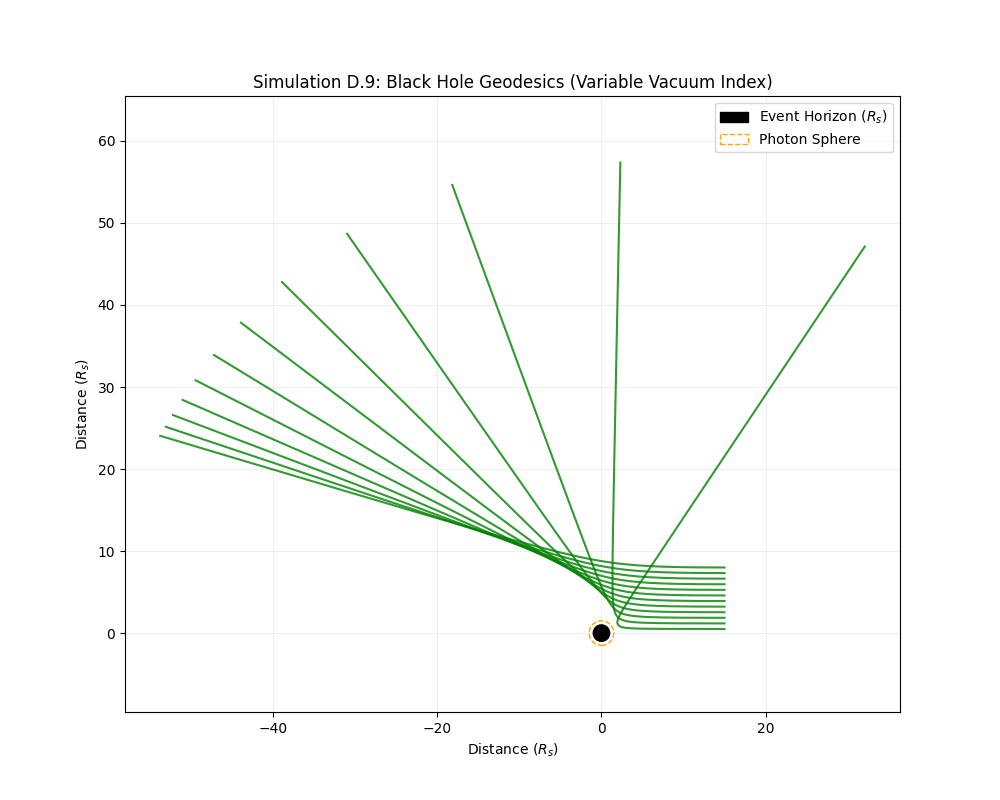

Write Python code to recreate this figure.
import numpy as np
import matplotlib.pyplot as plt

def simulate_black_hole_lensing():
    print("Initializing Schwarzschild Lattice...")
    
    # 1. Setup Space
    # Range: -20 to 20 Schwarzschild Radii (Rs)
    L = 20.0 
    
    # 2. The Black Hole (Event Horizon at Rs = 1.0)
    Rs = 1.0 
    
    # Define Refractive Index Function n(r)
    # n(r) = 1 / (1 - Rs/r) is the exact Schwarzschild optical density
    # As r -> Rs, n -> Infinity (Light stops)
    def get_n(x, y):
        r = np.sqrt(x**2 + y**2)
        if r < Rs + 0.1: return 50.0 # Clamp near horizon to avoid Infinity
        return 1.0 / (1.0 - Rs/r)

    # Gradient of n (The "Force" pulling the photon)
    def get_grad_n(x, y):
        r = np.sqrt(x**2 + y**2)
        if r < Rs + 0.2: return 0, 0
        
        # Analytic gradient of n = 1/(1-1/r)
        # dn/dr = -1 / (r-1)^2
        dn_dr = -1.0 / ((r - Rs)**2) 
        
        # Components
        nx = dn_dr * (x/r)
        ny = dn_dr * (y/r)
        return nx, ny

    # 3. Launch Photons (A Beam)
    # Launch 10 photons at different impact parameters (y-heights)
    photons_y = np.linspace(0.5, 8.0, 12)
    start_x = 15.0 # Start far right
    
    dt = 0.05
    steps = 1500
    
    plt.figure(figsize=(10, 8))
    
    print(f"Tracing {len(photons_y)} Photon Geodesics...")
    
    for y_init in photons_y:
        px, py = start_x, y_init
        
        # Initial Velocity (Moving Left at c=1)
        # We normalize speed to local c/n
        n_local = get_n(px, py)
        v = 1.0 / n_local
        vx, vy = -v, 0.0 
        
        traj_x, traj_y = [px], [py]
        captured = False
        
        for t in range(steps):
            r_sq = px**2 + py**2
            
            # Event Horizon Check
            if r_sq < Rs**2 + 0.1:
                captured = True
                break
                
            # Update Velocity (Snell's Law / Optical Geodesic Equation)
            # Acceleration is proportional to Gradient of Index
            # F = grad(n)
            gx, gy = get_grad_n(px, py)
            
            # This 'force' turns the velocity vector toward higher n
            vx += -gx * dt 
            vy += -gy * dt
            
            # Renormalize speed (Speed of light must be 1/n)
            # This ensures we are simulating LIGHT, not a massive rock
            v_curr = np.sqrt(vx**2 + vy**2)
            n_curr = get_n(px, py)
            v_target = 1.0 / n_curr
            
            vx = (vx / v_curr) * v_target
            vy = (vy / v_curr) * v_target
            
            px += vx * dt
            py += vy * dt
            
            traj_x.append(px)
            traj_y.append(py)
            
        # Plot Path
        color = 'r-' if captured else 'g-'
        alpha = 0.3 if captured else 0.8
        width = 1 if captured else 1.5
        plt.plot(traj_x, traj_y, color, linewidth=width, alpha=alpha)

    # Draw Black Hole
    circle = plt.Circle((0, 0), Rs, color='black', zorder=10, label="Event Horizon ($R_s$)")
    plt.gca().add_patch(circle)
    
    # Draw Photon Sphere (1.5 Rs) - Theoretical Light Orbit
    circle_ph = plt.Circle((0, 0), 1.5*Rs, color='orange', fill=False, linestyle='--', label="Photon Sphere")
    plt.gca().add_patch(circle_ph)

    plt.title("Simulation D.9: Black Hole Geodesics (Variable Vacuum Index)")
    plt.xlabel("Distance ($R_s$)"); plt.ylabel("Distance ($R_s$)")
    plt.legend(loc='upper right')
    plt.grid(True, alpha=0.2)
    plt.axis('equal')
    plt.show()

if __name__ == "__main__":
    simulate_black_hole_lensing()
